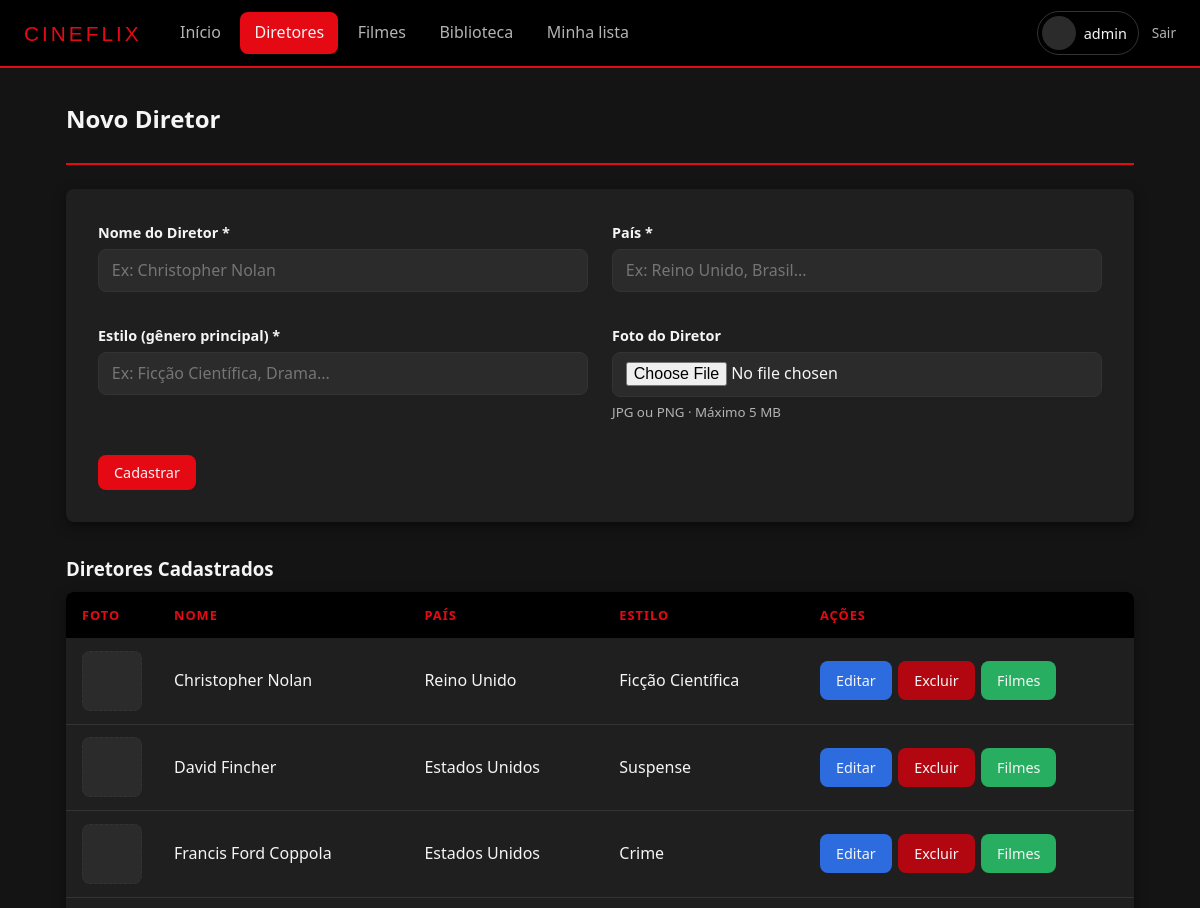
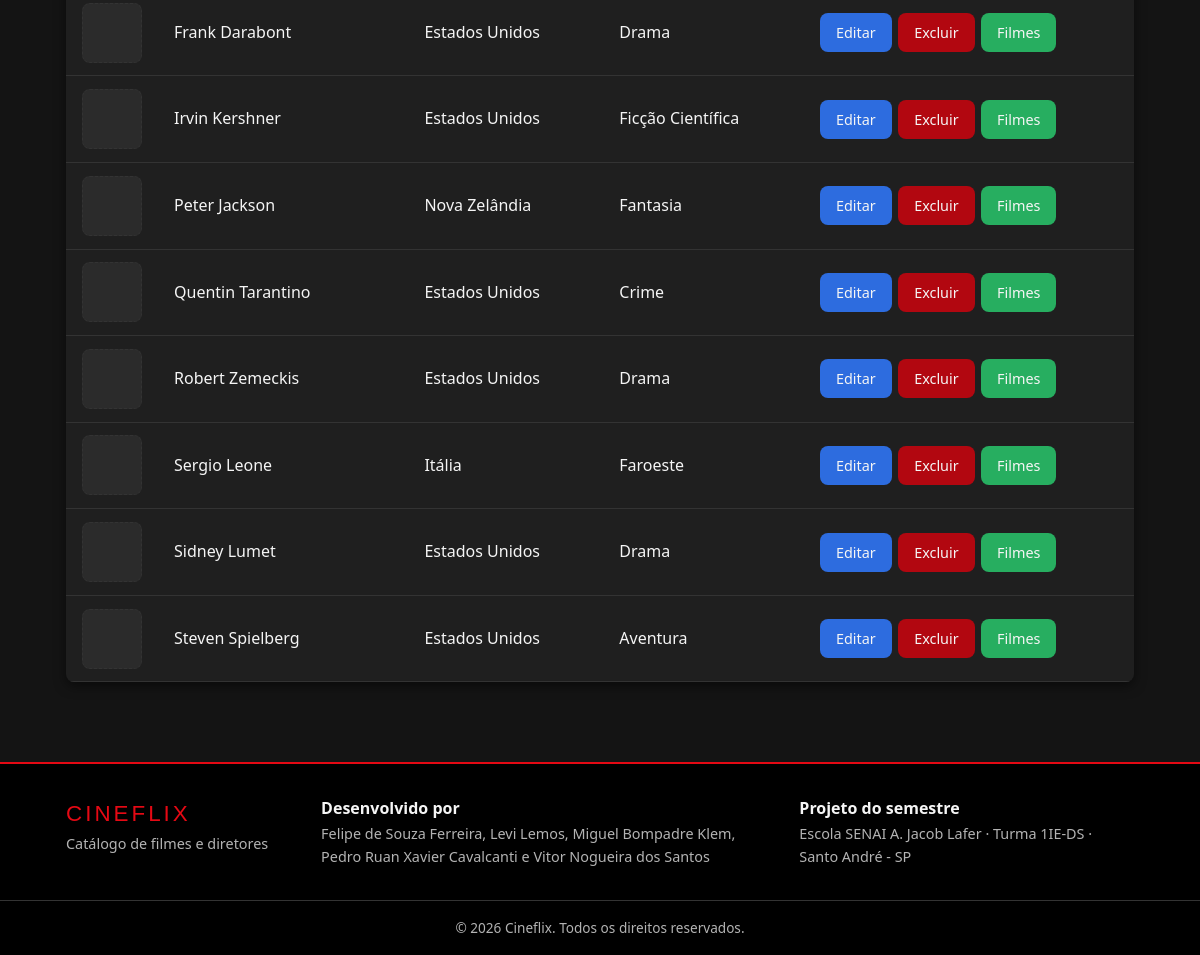
The app's page /cadastro_diretor.php (signed in) with its own data (2 pictures, top to bottom).
### tables this page shows
CREATE TABLE usuarios (
    id INT AUTO_INCREMENT PRIMARY KEY,
    usuario VARCHAR(50) NOT NULL UNIQUE,
    senha VARCHAR(255) NOT NULL,
    foto_url VARCHAR(255)
);

CREATE TABLE diretores (
    id INT AUTO_INCREMENT PRIMARY KEY,
    nome VARCHAR(120) NOT NULL,
    estilo VARCHAR(100) NOT NULL,
    pais VARCHAR(80) NOT NULL,
    foto_url VARCHAR(255)
);

### cadastro_diretor.php (the view, shortened to what this page needs)
<?php
include('conexao.php');
$diretor = null;
$diretores = $conexao->query("SELECT * FROM diretores ORDER BY nome");
?>
<!DOCTYPE html>
<html lang="pt-br">
<head>
    <link rel="stylesheet" href="styles.css">
</head>
<body>
<?php $pagina_atual = 'diretores'; include('menu.php'); ?>
<div class="conteudo">
    <div class="barra-pagina">
        <h2><?php echo $diretor ? 'Editar Diretor' : 'Novo Diretor'; ?></h2>
    </div>
    <form method="post" action="" enctype="multipart/form-data">
        <div class="grade-formulario">
            <div class="grupo-campo">
                <label for="nome">Nome do Diretor *</label>
                <input type="text" id="nome" name="nome"
                       value="<?php echo htmlspecialchars($diretor['nome'] ?? ''); ?>"
                       required placeholder="Ex: Christopher Nolan">
            </div>
            <div class="grupo-campo">
                <label for="pais">País *</label>
                <input type="text" id="pais" name="pais"
                       value="<?php echo htmlspecialchars($diretor['pais'] ?? ''); ?>"
                       required placeholder="Ex: Reino Unido, Brasil...">
            </div>
            <div class="grupo-campo">
                <label for="estilo">Estilo (gênero principal) *</label>
                <input type="text" id="estilo" name="estilo"
                       value="<?php echo htmlspecialchars($diretor['estilo'] ?? ''); ?>"
                       required placeholder="Ex: Ficção Científica, Drama...">
            </div>
            <div class="grupo-campo">
                <label for="imagem">Foto do Diretor</label>
                <input type="file" id="imagem" name="imagem" accept="image/*">
                <small>JPG ou PNG · Máximo 5 MB<?php echo $diretor ? ' · Deixe vazio para manter a foto atual' : ''; ?></small>
            </div>
        </div>
        <div class="acoes-formulario">
            <button type="submit" class="botao-principal">
                <?php echo $diretor ? 'Atualizar' : 'Cadastrar'; ?>
            </button>
        </div>
    </form>
    <h3>Diretores Cadastrados</h3>
    <div class="tabela-container">
        <table>
            <thead>
                <tr>
                    <th class="col-imagem">Foto</th>
                    <th>Nome</th>
                    <th>País</th>
                    <th>Estilo</th>
                    <th class="col-acoes">Ações</th>
                </tr>
            </thead>
            <tbody>
                <?php if ($diretores->num_rows > 0): ?>
                    <?php while ($linha = $diretores->fetch_assoc()): ?>
                        <tr>
                            <td>
                                <?php if ($linha['foto_url'] && file_exists($linha['foto_url'])): ?>
                                    <img src="<?php echo htmlspecialchars($linha['foto_url']); ?>"
                                         alt="<?php echo htmlspecialchars($linha['nome']); ?>"
                                         class="miniatura">
                                <?php else: ?>
                                    <div class="sem-imagem"></div>
                                <?php endif; ?>
                            </td>
                            <td><?php echo htmlspecialchars($linha['nome']); ?></td>
                            <td><?php echo htmlspecialchars($linha['pais']) ?: '—'; ?></td>
                            <td><?php echo htmlspecialchars($linha['estilo']) ?: '—'; ?></td>
                            <td>
                                <div class="botoes-acao">
                                    <a href="?editar_id=<?php echo $linha['id']; ?>" class="botao-editar">Editar</a>
                                    <a href="?excluir_id=<?php echo $linha['id']; ?>"
                                       onclick="return confirm('Excluir <?php echo addslashes($linha['nome']); ?>?')"
                                       class="botao-excluir">Excluir</a>
                                    <a href="cadastro_filme.php?diretor_id=<?php echo $linha['id']; ?>"
                                       class="botao-filmes">Filmes</a>
                                </div>
                            </td>
                        </tr>
                    <?php endwhile; ?>
                <?php else: ?>
                    <tr><td colspan="5" class="celula-vazia">Nenhum diretor cadastrado ainda.</td></tr>
                <?php endif; ?>
            </tbody>
        </table>
    </div>
</div>
<?php include('rodape.php'); ?>
</body>
</html>

### menu.php (shortened to what this page needs)
<?php
$comando_menu = $conexao->prepare("SELECT usuario, foto_url FROM usuarios WHERE id = ?");
$id_menu = intval($_SESSION['usuario_id'] ?? 0);
$comando_menu->bind_param("i", $id_menu);
$comando_menu->execute();
$dados_menu = $comando_menu->get_result()->fetch_assoc();
$abas = [
    'inicio'     => ['index.php', 'Início'],
    'diretores'  => ['cadastro_diretor.php', 'Diretores'],
    'filmes'     => ['cadastro_filme.php', 'Filmes'],
    'biblioteca' => ['biblioteca.php', 'Biblioteca'],
    'minhalista' => ['minha_lista.php', 'Minha lista']
];
?>
<nav class="menu-topo">
    <a href="index.php" class="menu-logo">CINEFLIX</a>
    <ul class="menu-abas">
        <?php foreach ($abas as $chave => $aba): ?>
            <li>
                <a href="<?php echo $aba[0]; ?>" class="aba <?php echo (isset($pagina_atual) && $pagina_atual == $chave) ? 'ativa' : ''; ?>">
                    <?php echo $aba[1]; ?>
                </a>
            </li>
        <?php endforeach; ?>
    </ul>
    <div class="menu-usuario">
        <a href="perfil.php" class="menu-perfil <?php echo (isset($pagina_atual) && $pagina_atual == 'perfil') ? 'ativa' : ''; ?>">
            <?php if (!empty($dados_menu['foto_url']) && file_exists($dados_menu['foto_url'])): ?>
                <img src="<?php echo htmlspecialchars($dados_menu['foto_url']); ?>" alt="Foto de perfil" class="menu-avatar">
            <?php else: ?>
                <span class="menu-avatar sem-foto"></span>
            <?php endif; ?>
            <span class="menu-nome"><?php echo htmlspecialchars($dados_menu['usuario']); ?></span>
        </a>
        <a href="logout.php" class="menu-sair">Sair</a>
    </div>
</nav>

### records on screen
usuarios: usuario "admin"
diretores: nome "Christopher Nolan", pais "Reino Unido", estilo "Ficção Científica"
diretores: nome "David Fincher", pais "Estados Unidos", estilo "Suspense"
diretores: nome "Francis Ford Coppola", pais "Estados Unidos", estilo "Crime"
diretores: nome "Frank Darabont", pais "Estados Unidos", estilo "Drama"
diretores: nome "Irvin Kershner", pais "Estados Unidos", estilo "Ficção Científica"
diretores: nome "Peter Jackson", pais "Nova Zelândia", estilo "Fantasia"
diretores: nome "Quentin Tarantino", pais "Estados Unidos", estilo "Crime"
diretores: nome "Robert Zemeckis", pais "Estados Unidos", estilo "Drama"
diretores: nome "Sergio Leone", pais "Itália", estilo "Faroeste"
diretores: nome "Sidney Lumet", pais "Estados Unidos", estilo "Drama"
diretores: nome "Steven Spielberg", pais "Estados Unidos", estilo "Aventura"

### other values on screen
$aba[1] "Início"
$aba[1] "Diretores"
$aba[1] "Filmes"
$aba[1] "Biblioteca"
$aba[1] "Minha lista"
